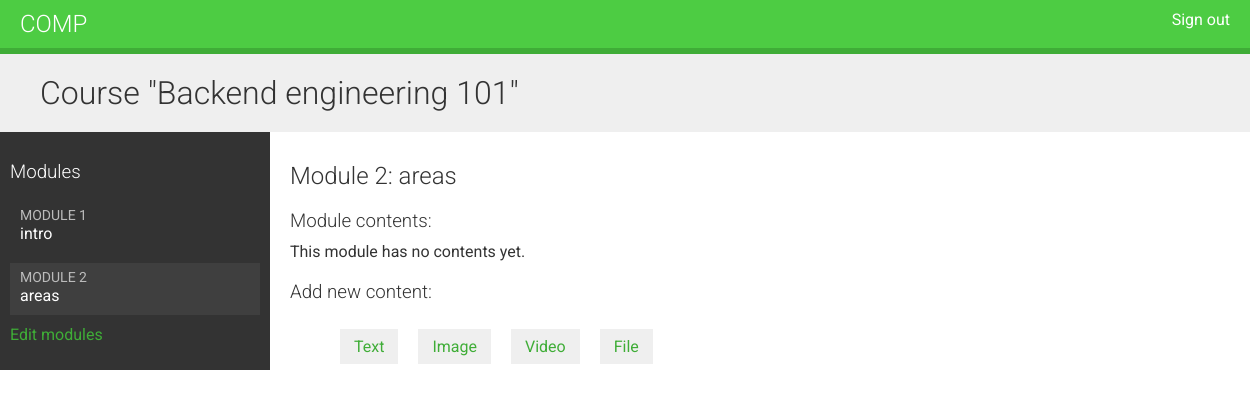
Before: /course/module/3/ (signed in) with the older database file.
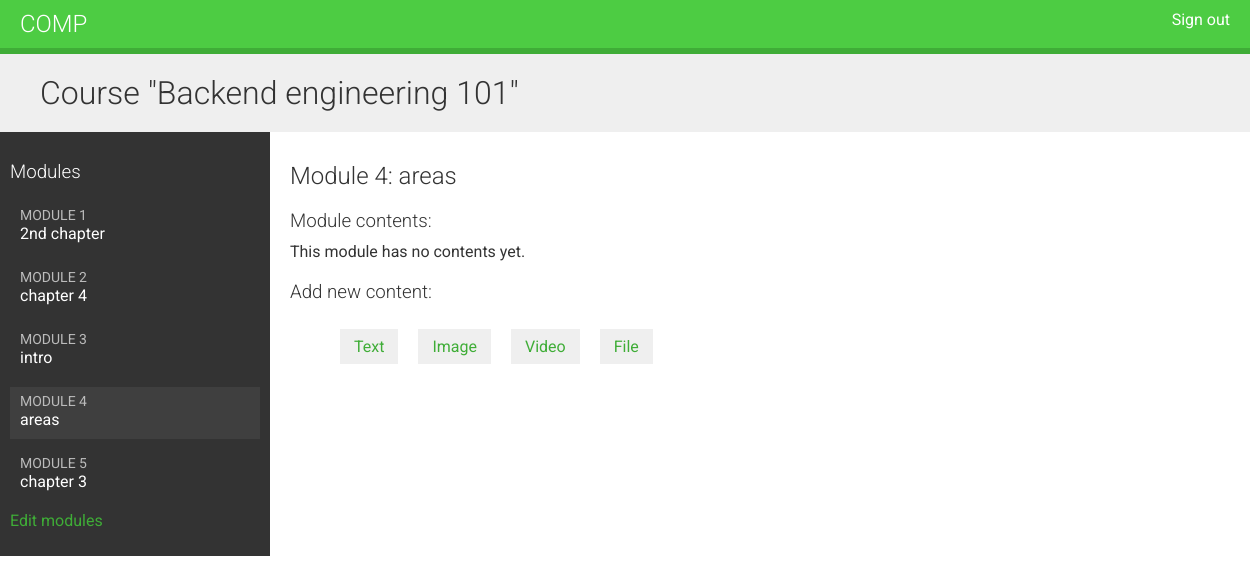
After: the same page with the newer database file.
### courses/models.py (models this page shows, shortened)
class Module(models.Model):
    course = models.ForeignKey(Course,related_name='modules',on_delete=models.CASCADE)
    title = models.CharField(max_length=200)
    description = models.TextField(blank=True)
    order = OrderField(blank = True, for_fields = ['course'])
    class Meta:
        ordering = ['order']

### courses/views.py (the view)
# urls.py: path('module/<int:module_id>/',views.ModuleContentListView.as_view(),name='module_content_list'),
class ModuleContentListView(TemplateResponseMixin, View):
    template_name = 'courses/manage/module/content_list.html'
    def get(self, request, module_id):
        module = get_object_or_404(Module, id =module_id, course__owner = request.user)
        return self.render_to_response({'module':module})

### courses/templates/courses/manage/module/content_list.html (shortened to what this page needs)
{% extends "base.html" %}
{% load course %}
{% block content %}
{% with course=module.course %}
<h1>Course "{{ course.title }}"</h1>
<div class="contents">
    <h3>Modules</h3>
    <ul id="modules">
        {% for m in course.modules.all %}
        <li data-id="{{ m.id }}" {% if m == module %} class="selected" {% endif %}>
            <a href="{% url 'module_content_list' m.id %}">
                <span>
                    Module <span class="order">{{ m.order|add:1 }}</span>
                </span>
                <br>
                {{ m.title }}
            </a>
        </li>
        {% empty %}
        <li>No modules yet.</li>
        {% endfor %}
    </ul>
    <p><a href="{% url 'course_module_update' course.id %}">
            Edit modules</a></p>
</div>
<div class="module">
    <h2>Module {{ module.order|add:1 }}: {{ module.title }}</h2>
    <h3>Module contents:</h3>
    <div id="module-contents">
        {% for content in module.contents.all %}
        <div data-id="{{ content.id }}">
            {% with item=content.item %}
            <p>{{ item }} </p>
            <a href="{% url 'module_content_update' module.id  item|model_name item.id %}">Edit</a>
            <form action="{% url 'module_content_delete' content.id %}" method="post">
                <input type="submit" value="Delete">
                {% csrf_token %}
            </form>
            {% endwith %}
        </div>
        {% empty %}
        <p>This module has no contents yet.</p>
        {% endfor %}
    </div>
    <h3>Add new content:</h3>
    <ul class="content-types">
        <li><a href="{% url 'module_content_create' module.id 'text' %}">
                Text</a></li>
        <li><a href="{% url 'module_content_create' module.id 'image' %}">
                Image</a></li>
        <li><a href="{% url 'module_content_create' module.id 'video' %}">
                Video</a></li>
        <li><a href="{% url 'module_content_create' module.id 'file' %}">
                File</a></li>
    </ul>
</div>
{% endwith %}
{% endblock %}

Changed rows visible on the page:
added Module: order|add "1", title "2nd chapter"
added Module: order|add "2", title "chapter 4"
changed Module "intro": order|add "1" → "3"
changed Module "areas": order|add "2" → "4"
added Module: order|add "5", title "chapter 3"
